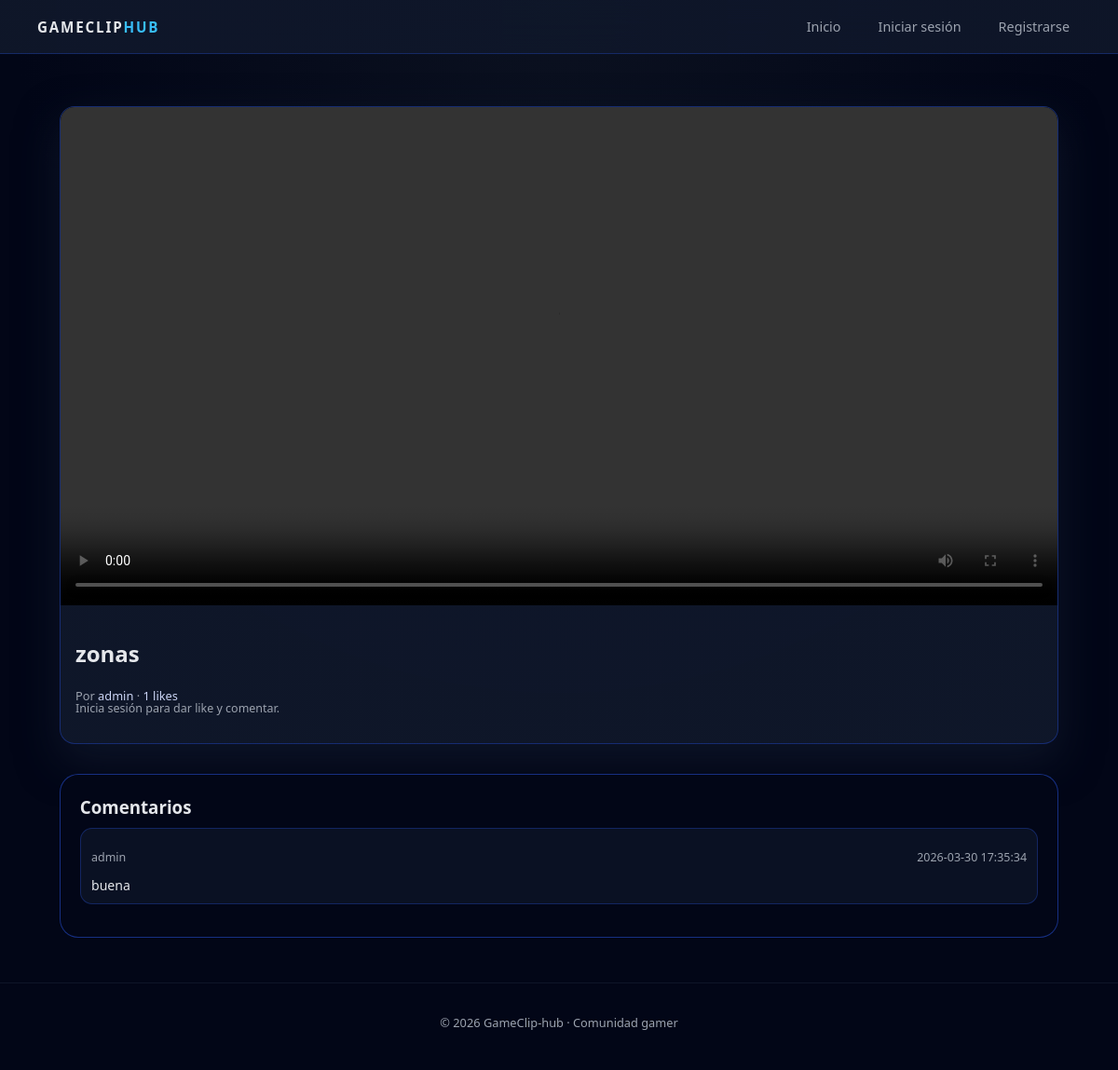
Screenshot of /clips/2 with the database file from the repository.
### tables this page shows
CREATE TABLE clips (
      id INTEGER PRIMARY KEY AUTOINCREMENT,
      user_id INTEGER NOT NULL,
      title TEXT NOT NULL,
      filename TEXT NOT NULL,
      created_at DATETIME DEFAULT CURRENT_TIMESTAMP,
      FOREIGN KEY (user_id) REFERENCES users(id)
    );

CREATE TABLE users (
      id INTEGER PRIMARY KEY AUTOINCREMENT,
      username TEXT UNIQUE NOT NULL,
      password_hash TEXT NOT NULL,
      role TEXT NOT NULL CHECK (role IN ('user', 'admin'))
    );

CREATE TABLE comments (
      id INTEGER PRIMARY KEY AUTOINCREMENT,
      clip_id INTEGER NOT NULL,
      user_id INTEGER NOT NULL,
      content TEXT NOT NULL,
      created_at DATETIME DEFAULT CURRENT_TIMESTAMP,
      FOREIGN KEY (clip_id) REFERENCES clips(id),
      FOREIGN KEY (user_id) REFERENCES users(id)
    );

### app.py (the view)
    @app.route("/clips/<int:clip_id>")
    def clip_detail(clip_id: int):
        db = get_db()
        clip = db.execute(
            """
            SELECT
              clips.*, users.username,
              (SELECT COUNT(*) FROM likes WHERE likes.clip_id = clips.id) AS likeCount
            FROM clips
            JOIN users ON users.id = clips.user_id
            WHERE clips.id = ?
            """,
            (clip_id,),
        ).fetchone()
        if not clip:
            abort(404)
        comments = db.execute(
            """
            SELECT comments.*, users.username
            FROM comments
            JOIN users ON users.id = comments.user_id
            WHERE comments.clip_id = ?
            ORDER BY comments.created_at ASC
            """,
            (clip_id,),
        ).fetchall()
        return render_template("clip_detail.html", clip=clip, comments=comments)

### app.py (called while the page is built)
def get_db() -> sqlite3.Connection:
    if "db" not in g:
        conn = sqlite3.connect(DB_PATH)
        conn.row_factory = sqlite3.Row
        conn.execute("PRAGMA foreign_keys = ON;")
        g.db = conn
    return g.db

### templates/clip_detail.html (shortened to what this page needs)
{% extends "base.html" %}
{% block content %}
<section class="clip-detail">
  <article class="clip-card large">
    <video class="clip-video" controls src="{{ url_for('uploaded_file', filename=clip['filename']) }}"></video>
    <div class="clip-body">
      <h2>{{ clip["title"] }}</h2>
      <p class="clip-meta">
        Por <span>{{ clip["username"] }}</span> ·
        <span>{{ clip["likeCount"] }} likes</span>
      </p>
      {% if current_user %}
        <form action="{{ url_for('like_clip', clip_id=clip['id']) }}" method="POST" class="inline-form">
          <button type="submit" class="btn ghost">Dar like</button>
        </form>
      {% else %}
        <p class="hint">Inicia sesión para dar like y comentar.</p>
      {% endif %}
    </div>
  </article>
</section>
<section class="comments-section">
  <h3>Comentarios</h3>
  {% if comments|length == 0 %}
    <p class="empty-state">Todavía no hay comentarios. Sé el primero en opinar.</p>
  {% else %}
    <ul class="comments-list">
      {% for comment in comments %}
        <li class="comment-item">
          <p class="comment-meta">
            <span class="author">{{ comment["username"] }}</span>
            <span class="date">{{ comment["created_at"] }}</span>
          </p>
          <p class="comment-content">{{ comment["content"] }}</p>
        </li>
      {% endfor %}
    </ul>
  {% endif %}
</section>
{% endblock %}

### static/css/styles.css (style rules this page uses)
:root { --bg-main: #050816; --bg-elevated: #0b1020; --bg-soft: #111827; --accent: #38bdf8; --accent-soft: rgba(56, 189, 248, 0.15); --accent-strong: #0ea5e9; --text-main: #e5e7eb; --text-muted: #9ca3af; --danger: #f97373; --border-subtle: #1f2937; --radius-lg: 16px; --radius-md: 10px; --shadow-soft: 0 18px 45px rgba(15, 23, 42, 0.85); }
*, *::before, *::after { box-sizing: border-box; }
body { margin: 0; font-family: system-ui, -apple-system, BlinkMacSystemFont, 'Segoe UI', sans-serif; background: radial-gradient(circle at top, #0b1120 0, #020617 45%, #020617 100%); color: var(--text-main); min-height: 100vh; display: flex; flex-direction: column; }
.clip-card { background: radial-gradient(circle at top, rgba(15, 23, 42, 0.9), rgba(15, 23, 42, 0.98)); border-radius: var(--radius-lg); overflow: hidden; box-shadow: var(--shadow-soft); border: 1px solid rgba(30, 64, 175, 0.55); display: flex; flex-direction: column; }
.clip-card.large { margin-bottom: 2rem; }
.clip-video { width: 100%; display: block; background: #020617; }
.clip-body { padding: 0.9rem 1rem 1rem; }
.clip-meta { margin: 0; font-size: 0.8rem; color: var(--text-muted); }
.clip-meta span { color: #cbd5f5; }
.hint { font-size: 0.78rem; color: var(--text-muted); margin-top: -0.2rem; }
.clip-detail { margin-top: 1.5rem; }
.comments-section { margin-top: 1.5rem; padding: 1.4rem 1.3rem 1.2rem; border-radius: 20px; background: linear-gradient(145deg, #020617, #020617); border: 1px solid rgba(30, 64, 175, 0.7); }
.comments-section h3 { margin-top: 0; margin-bottom: 0.6rem; }
.comments-list { list-style: none; padding: 0; margin: 0 0 1rem; display: flex; flex-direction: column; gap: 0.65rem; }
.comment-item { padding: 0.6rem 0.7rem; border-radius: 0.8rem; background: rgba(15, 23, 42, 0.7); border: 1px solid rgba(30, 64, 175, 0.45); }
.comment-meta { display: flex; justify-content: space-between; gap: 0.4rem; font-size: 0.78rem; color: var(--text-muted); }
.comment-content { margin: 0.3rem 0 0; font-size: 0.88rem; }

### rows the page displays
clips: title "zonas"
users: username "admin"
comments: username "admin", created_at "2026-03-30 17:35:34", content "buena"

### other values shown
{{ clip["likeCount"] }} "1"
